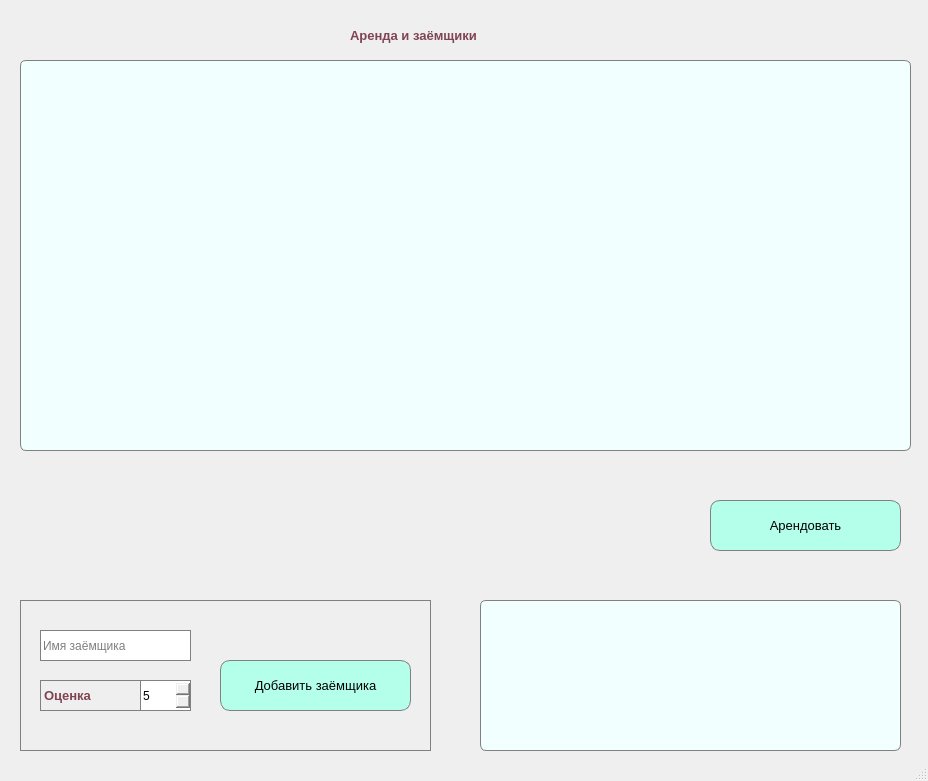
<?xml version="1.0" encoding="UTF-8"?>
<ui version="4.0">
 <class>MainWindow</class>
 <widget class="QMainWindow" name="MainWindow">
  <property name="geometry">
   <rect>
    <x>0</x>
    <y>0</y>
    <width>928</width>
    <height>781</height>
   </rect>
  </property>
  <property name="windowTitle">
   <string>Rent</string>
  </property>
  <widget class="QWidget" name="centralwidget">
   <widget class="QTableWidget" name="tableWidget_rent">
    <property name="geometry">
     <rect>
      <x>20</x>
      <y>60</y>
      <width>891</width>
      <height>391</height>
     </rect>
    </property>
    <property name="styleSheet">
     <string notr="true">border: 1px solid gray;
border-radius: 6px;
background-color: rgb(241, 255, 255);</string>
    </property>
   </widget>
   <widget class="QFrame" name="frame">
    <property name="geometry">
     <rect>
      <x>20</x>
      <y>600</y>
      <width>411</width>
      <height>151</height>
     </rect>
    </property>
    <property name="styleSheet">
     <string notr="true">border:1px solid gray;</string>
    </property>
    <property name="frameShape">
     <enum>QFrame::StyledPanel</enum>
    </property>
    <property name="frameShadow">
     <enum>QFrame::Raised</enum>
    </property>
    <widget class="QPushButton" name="pushButton_add_debtor">
     <property name="geometry">
      <rect>
       <x>200</x>
       <y>60</y>
       <width>191</width>
       <height>51</height>
      </rect>
     </property>
     <property name="font">
      <font>
       <family>Arial</family>
       <pointsize>10</pointsize>
      </font>
     </property>
     <property name="styleSheet">
      <string notr="true">border: 1px solid gray;
border-radius: 10px;
background-color: rgb(179, 255, 234);</string>
     </property>
     <property name="text">
      <string>Добавить заёмщика</string>
     </property>
     <property name="autoDefault">
      <bool>false</bool>
     </property>
     <property name="default">
      <bool>false</bool>
     </property>
     <property name="flat">
      <bool>false</bool>
     </property>
    </widget>
    <widget class="QLineEdit" name="lineEdit_name">
     <property name="geometry">
      <rect>
       <x>20</x>
       <y>30</y>
       <width>151</width>
       <height>31</height>
      </rect>
     </property>
     <property name="placeholderText">
      <string>Имя заёмщика</string>
     </property>
    </widget>
    <widget class="QSpinBox" name="spinBox_review">
     <property name="geometry">
      <rect>
       <x>120</x>
       <y>80</y>
       <width>51</width>
       <height>31</height>
      </rect>
     </property>
     <property name="minimum">
      <number>1</number>
     </property>
     <property name="maximum">
      <number>5</number>
     </property>
     <property name="value">
      <number>5</number>
     </property>
    </widget>
    <widget class="QLabel" name="label">
     <property name="enabled">
      <bool>true</bool>
     </property>
     <property name="geometry">
      <rect>
       <x>20</x>
       <y>80</y>
       <width>101</width>
       <height>31</height>
      </rect>
     </property>
     <property name="font">
      <font>
       <pointsize>9</pointsize>
       <weight>75</weight>
       <bold>true</bold>
      </font>
     </property>
     <property name="text">
      <string>&lt;html&gt;&lt;head/&gt;&lt;body&gt;&lt;p&gt;&lt;span style=&quot; font-size:10pt; color:#804452;&quot;&gt;Оценка&lt;/span&gt;&lt;/p&gt;&lt;/body&gt;&lt;/html&gt;</string>
     </property>
    </widget>
   </widget>
   <widget class="QTableWidget" name="tableWidget_debtors">
    <property name="geometry">
     <rect>
      <x>480</x>
      <y>600</y>
      <width>421</width>
      <height>151</height>
     </rect>
    </property>
    <property name="styleSheet">
     <string notr="true">border: 1px solid gray;
border-radius: 6px;
background-color: rgb(241, 255, 255);</string>
    </property>
   </widget>
   <widget class="QLabel" name="label_active_bot">
    <property name="enabled">
     <bool>true</bool>
    </property>
    <property name="geometry">
     <rect>
      <x>350</x>
      <y>20</y>
      <width>191</width>
      <height>31</height>
     </rect>
    </property>
    <property name="font">
     <font>
      <pointsize>9</pointsize>
      <weight>75</weight>
      <bold>true</bold>
     </font>
    </property>
    <property name="text">
     <string>&lt;html&gt;&lt;head/&gt;&lt;body&gt;&lt;p&gt;&lt;span style=&quot; font-size:10pt; color:#804452;&quot;&gt;Аренда и заёмщики&lt;/span&gt;&lt;/p&gt;&lt;/body&gt;&lt;/html&gt;</string>
    </property>
   </widget>
   <widget class="QPushButton" name="pushButton_rent">
    <property name="geometry">
     <rect>
      <x>710</x>
      <y>500</y>
      <width>191</width>
      <height>51</height>
     </rect>
    </property>
    <property name="font">
     <font>
      <family>Arial</family>
      <pointsize>10</pointsize>
     </font>
    </property>
    <property name="styleSheet">
     <string notr="true">border: 1px solid gray;
border-radius: 10px;
background-color: rgb(179, 255, 234);</string>
    </property>
    <property name="text">
     <string>Арендовать</string>
    </property>
    <property name="autoDefault">
     <bool>false</bool>
    </property>
    <property name="default">
     <bool>false</bool>
    </property>
    <property name="flat">
     <bool>false</bool>
    </property>
   </widget>
  </widget>
  <widget class="QStatusBar" name="statusbar"/>
  <action name="action_2">
   <property name="text">
    <string>фыв</string>
   </property>
  </action>
  <action name="actionSettingsGeneral">
   <property name="text">
    <string>Общие</string>
   </property>
  </action>
  <action name="actionSettingsTg">
   <property name="text">
    <string>Телеграм бот</string>
   </property>
  </action>
  <action name="actionInstruction">
   <property name="text">
    <string>Инструкция</string>
   </property>
  </action>
 </widget>
 <resources/>
 <connections/>
</ui>
